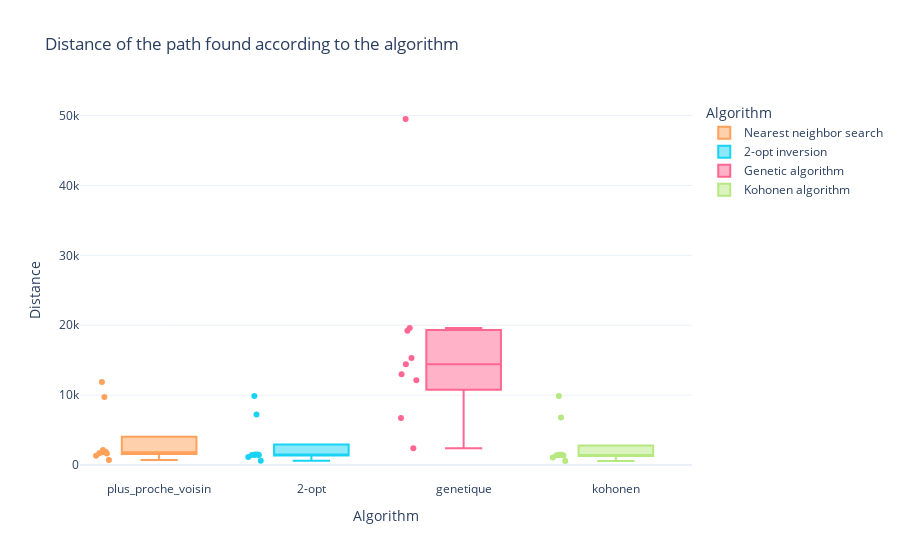
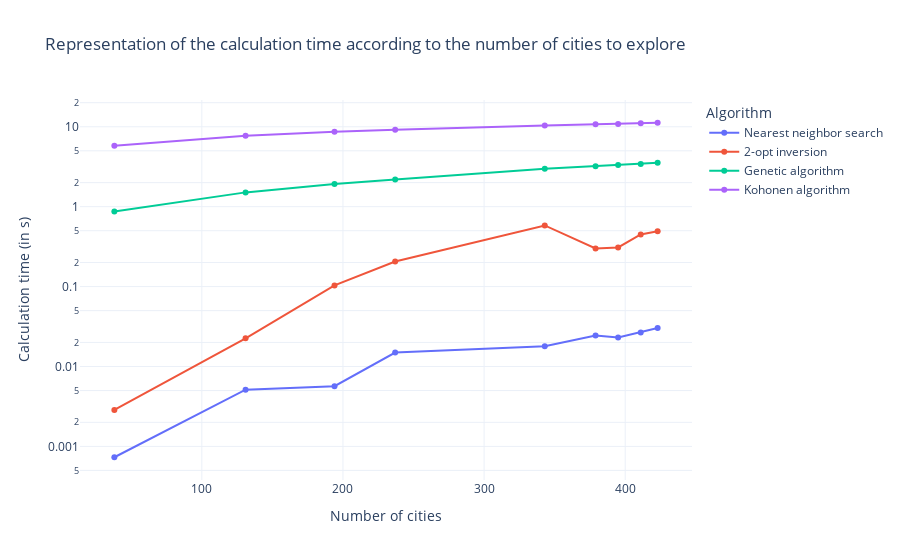

The cell these charts' notebook holds for them, in order:
### Markdown cell above
### Affichage des graphiques de comparaison des algorithmes implémentés

### Code cell
# Création des visuels d'analyse des algorithmes

fig_analyse_distance=representation_resultats('resultats/csv/test_global_algos.csv')
fig_analyse_distance.show()

fig_analyse_temps_cacul=representation_temps_calcul('resultats/csv/test_global_algos.csv')
fig_analyse_temps_cacul.show()

### Figure 1 — Plotly figure (JSON) as saved in the notebook; plotly's stock layout.template omitted (floating-point values rounded to 4 significant figures)
{"data": [{"alignmentgroup": "True", "boxpoints": "all", "hovertemplate": "Algorithm=%{x}<br>Distance=%{y}<extra></extra>", "legendgroup": "Nearest neighbor search", "marker": {"color": "#FFA15A"}, "name": "Nearest neighbor search", "notched": false, "offsetgroup": "plus_proche_voisin", "orientation": "v", "showlegend": true, "type": "box", "x": ["plus_proche_voisin", "plus_proche_voisin", "plus_proche_voisin", "plus_proche_voisin", "plus_proche_voisin", "plus_proche_voisin", "plus_proche_voisin", "plus_proche_voisin", "plus_proche_voisin"], "x0": " ", "xaxis": "x", "y": [9749.0, 709.5, 11890.0, 1327.0, 2135.0, 1663.0, 1689.0, 1838.0, 1910.0], "y0": " ", "yaxis": "y"}, {"alignmentgroup": "True", "boxpoints": "all", "hovertemplate": "Algorithm=%{x}<br>Distance=%{y}<extra></extra>", "legendgroup": "2-opt inversion", "marker": {"color": "#19d3f3"}, "name": "2-opt inversion", "notched": false, "offsetgroup": "2-opt", "orientation": "v", "showlegend": true, "type": "box", "x": ["2-opt", "2-opt", "2-opt", "2-opt", "2-opt", "2-opt", "2-opt", "2-opt", "2-opt"], "x0": " ", "xaxis": "x", "y": [7245.0, 626.2, 9889.0, 1152.0, 1449.0, 1442.0, 1420.0, 1515.0, 1523.0], "y0": " ", "yaxis": "y"}, {"alignmentgroup": "True", "boxpoints": "all", "hovertemplate": "Algorithm=%{x}<br>Distance=%{y}<extra></extra>", "legendgroup": "Genetic algorithm", "marker": {"color": "#FF6692"}, "name": "Genetic algorithm", "notched": false, "offsetgroup": "genetique", "orientation": "v", "showlegend": true, "type": "box", "x": ["genetique", "genetique", "genetique", "genetique", "genetique", "genetique", "genetique", "genetique", "genetique"], "x0": " ", "xaxis": "x", "y": [12130.0, 2399.0, 49510.0, 6720.0, 19210.0, 19590.0, 12980.0, 14410.0, 15320.0], "y0": " ", "yaxis": "y"}, {"alignmentgroup": "True", "boxpoints": "all", "hovertemplate": "Algorithm=%{x}<br>Distance=%{y}<extra></extra>", "legendgroup": "Kohonen algorithm", "marker": {"color": "#B6E880"}, "name": "Kohonen algorithm", "notched": false, "offsetgroup": "kohonen", "orientation": "v", "showlegend": true, "type": "box", "x": ["kohonen", "kohonen", "kohonen", "kohonen", "kohonen", "kohonen", "kohonen", "kohonen", "kohonen"], "x0": " ", "xaxis": "x", "y": [6811.0, 578.6, 9882.0, 1071.0, 1444.0, 1417.0, 1378.0, 1458.0, 1462.0], "y0": " ", "yaxis": "y"}], "layout": {"boxmode": "overlay", "legend": {"title": {"text": "Algorithm"}, "tracegroupgap": 0}, "title": {"text": "Distance of the path found according to the algorithm"}, "xaxis": {"anchor": "y", "categoryarray": ["2-opt inversion", "Nearest neighbor search", "Genetic algorithm", "Kohonen algorithm", "plus_proche_voisin", "2-opt", "genetique", "kohonen"], "categoryorder": "array", "domain": [0, 1], "title": {"text": "Algorithm"}}, "yaxis": {"anchor": "x", "domain": [0, 1], "title": {"text": "Distance"}}}}

### Figure 2 — Plotly figure (JSON) as saved in the notebook; plotly's stock layout.template omitted (floating-point values rounded to 4 significant figures)
{"data": [{"hovertemplate": "Algorithm=Nearest neighbor search<br>Number of cities=%{x}<br>Calculation time (in s)=%{y}<extra></extra>", "legendgroup": "Nearest neighbor search", "line": {"color": "#636efa", "dash": "solid"}, "marker": {"symbol": "circle"}, "mode": "markers+lines", "name": "Nearest neighbor search", "orientation": "v", "showlegend": true, "type": "scatter", "x": [38, 131, 194, 237, 343, 379, 395, 411, 423], "xaxis": "x", "y": [0.000731, 0.005121, 0.00567, 0.01494, 0.01796, 0.02445, 0.02312, 0.02668, 0.03037], "yaxis": "y"}, {"hovertemplate": "Algorithm=2-opt inversion<br>Number of cities=%{x}<br>Calculation time (in s)=%{y}<extra></extra>", "legendgroup": "2-opt inversion", "line": {"color": "#EF553B", "dash": "solid"}, "marker": {"symbol": "circle"}, "mode": "markers+lines", "name": "2-opt inversion", "orientation": "v", "showlegend": true, "type": "scatter", "x": [38, 131, 194, 237, 343, 379, 395, 411, 423], "xaxis": "x", "y": [0.002855, 0.02254, 0.1034, 0.2055, 0.5819, 0.2998, 0.3093, 0.4487, 0.4937], "yaxis": "y"}, {"hovertemplate": "Algorithm=Genetic algorithm<br>Number of cities=%{x}<br>Calculation time (in s)=%{y}<extra></extra>", "legendgroup": "Genetic algorithm", "line": {"color": "#00cc96", "dash": "solid"}, "marker": {"symbol": "circle"}, "mode": "markers+lines", "name": "Genetic algorithm", "orientation": "v", "showlegend": true, "type": "scatter", "x": [38, 131, 194, 237, 343, 379, 395, 411, 423], "xaxis": "x", "y": [0.8705, 1.509, 1.916, 2.192, 2.974, 3.203, 3.315, 3.416, 3.552], "yaxis": "y"}, {"hovertemplate": "Algorithm=Kohonen algorithm<br>Number of cities=%{x}<br>Calculation time (in s)=%{y}<extra></extra>", "legendgroup": "Kohonen algorithm", "line": {"color": "#ab63fa", "dash": "solid"}, "marker": {"symbol": "circle"}, "mode": "markers+lines", "name": "Kohonen algorithm", "orientation": "v", "showlegend": true, "type": "scatter", "x": [38, 131, 194, 237, 343, 379, 395, 411, 423], "xaxis": "x", "y": [5.802, 7.735, 8.679, 9.206, 10.38, 10.76, 10.86, 11.04, 11.22], "yaxis": "y"}], "layout": {"legend": {"title": {"text": "Algorithm"}, "tracegroupgap": 0}, "title": {"text": "Representation of the calculation time according to the number of cities to explore"}, "xaxis": {"anchor": "y", "domain": [0, 1], "title": {"text": "Number of cities"}}, "yaxis": {"anchor": "x", "domain": [0, 1], "title": {"text": "Calculation time (in s)"}, "type": "log"}}}
